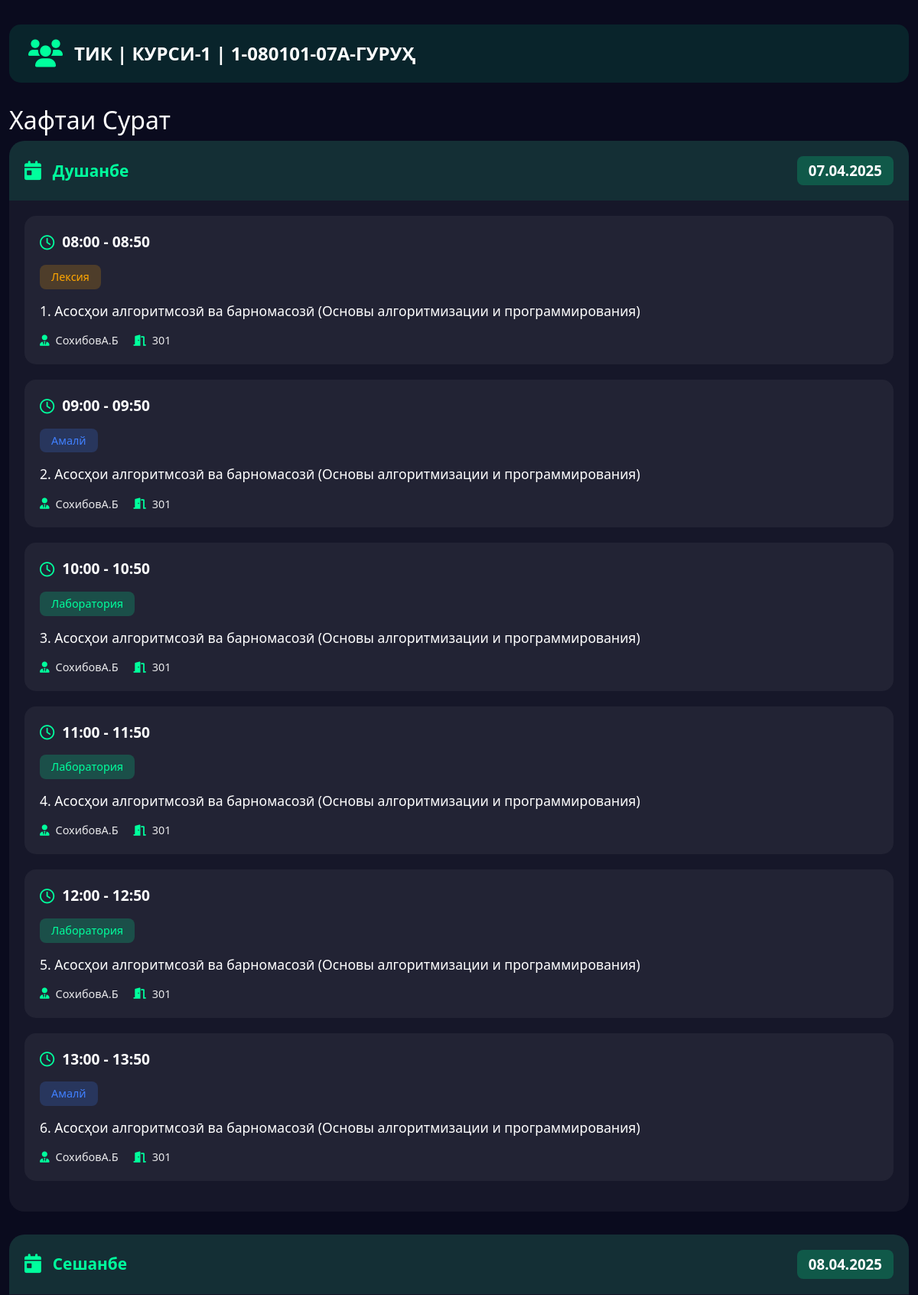
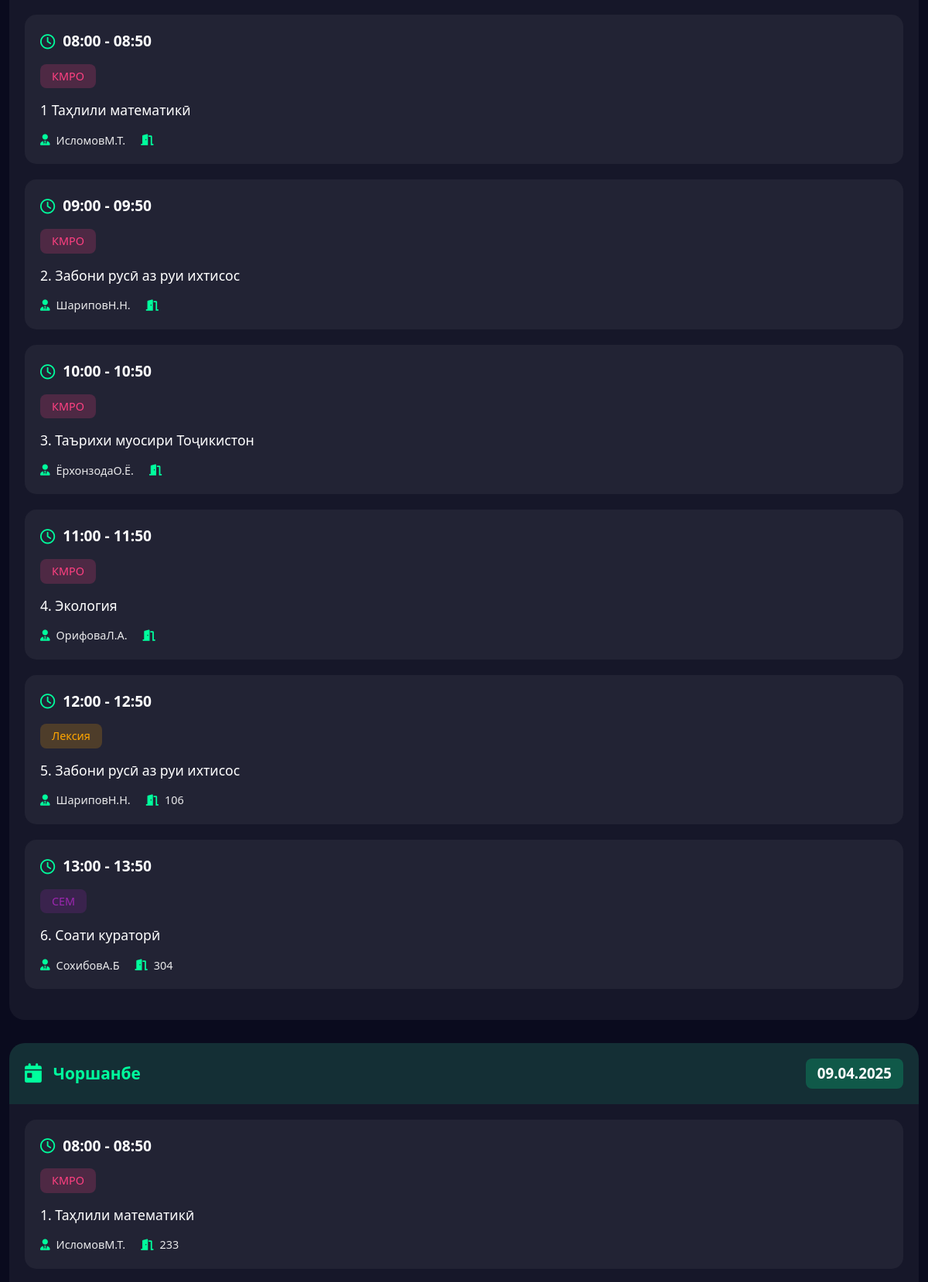
Page /ТИК/Курси-1/1-080101-07А (upper part) on the committed database (2 pictures, top to bottom).
### tables this page shows
CREATE TABLE schedules (
        id INTEGER PRIMARY KEY AUTOINCREMENT,
        faculty TEXT NOT NULL,
        course TEXT NOT NULL,
        "group" TEXT NOT NULL,
        day TEXT NOT NULL,
        lesson_time TEXT NOT NULL,
        lesson_type TEXT,
        subject TEXT NOT NULL,
        teacher TEXT NOT NULL,
        room TEXT NOT NULL,
        week_type TEXT NOT NULL CHECK (week_type IN ('Четный', 'Нечетный'))
    );

### app.py (the view)
@app.route('/<faculty>/<course>/<group>')
def show_schedule(faculty, course, group):
    day = request.args.get('day')
    conn = get_db_connection()
    lessons = conn.execute('SELECT * FROM schedules WHERE faculty=? AND course=? AND "group"=?',
                          (faculty, course, group)).fetchall()
    conn.close()
    current_week_type = get_week_type()
    week_types = ['Четный', 'Нечетный'] if current_week_type == 'Четный' else ['Нечетный', 'Четный']
    display_week_types = {week_type: display_week_type(week_type) for week_type in week_types}
    schedule = {week_type: {} for week_type in week_types}
    week_dates = get_current_week_dates()
    ordered_days = DAYS_OF_WEEK
    today = datetime.today().strftime('%d.%m.%Y')
    current_day = DAYS_OF_WEEK[datetime.today().weekday()]
    for week_type in week_types:
        for day_name in ordered_days:
            schedule[week_type][day_name] = {
                'date': week_dates[day_name],
                'weekday': DAYS_OF_WEEK.index(day_name),
                'lessons': [],
                'is_today': day_name == current_day and week_dates[day_name] == today and week_type == current_week_type
            }
    for lesson in lessons:
        day_name = lesson['day']
        week_type = lesson['week_type']
        if day_name in schedule[week_type]:
            schedule[week_type][day_name]['lessons'].append({
                'time': lesson['lesson_time'],
                'type': lesson['lesson_type'],
                'subject': lesson['subject'],
                'teacher': lesson['teacher'],
                'room': lesson['room']
            })
    return render_template('schedule.html', schedule=schedule, group=f"{faculty} | {course} | {group}-гуруҳ",
                          day=day, display_week_types=display_week_types)

### app.py (called while the page is built)
def get_db_connection():
    conn = sqlite3.connect(DB_PATH)
    conn.row_factory = sqlite3.Row
    return conn

def get_current_week_dates():
    today = datetime.now()
    week_dates = {}
    for i in range(7):
        target_date = today + timedelta(days=i)
        weekday_num = target_date.weekday()
        day_name = DAYS_OF_WEEK[weekday_num]
        week_dates[day_name] = target_date.strftime("%d.%m.%Y")
    return week_dates

def get_week_type():
    today = datetime.today()
    week_number = today.isocalendar()[1]
    return 'Четный' if week_number % 2 == 0 else 'Нечетный'

def display_week_type(week_type):
    return "Сурат" if week_type == "Четный" else "Махрач"

### templates/schedule.html (shortened to what this page needs)
<!DOCTYPE html>
<html lang="tg">
<head>
    <link href="https://cdn.jsdelivr.net/npm/bootstrap@5.3.0/dist/css/bootstrap.min.css" rel="stylesheet">
    <link href="https://cdnjs.cloudflare.com/ajax/libs/font-awesome/6.0.0/css/all.min.css" rel="stylesheet">
    <link href="{{ url_for('static', filename='css/styles.css') }}" rel="stylesheet">
</head>
<body>
    <div class="container">
        <div class="group-header">
            <i class="fas fa-users group-icon"></i>
            <span class="group-name">{{ group }}</span>
        </div>
        {% for week_type, days in schedule.items() %}
            <form name="{{ week_type }}">
                <div class="week-section">
                    <h2>Хафтаи {{ display_week_types[week_type] }}</h2>
                    {% for day_name, data in days.items() %}
                        {% if not day or day_name == day %}
                            <div class="day-card {% if data.lessons|length > 0 %}has-lessons{% else %}no-lessons{% endif %}">
                                <div class="day-header">
                                    <i class="fas fa-calendar-day"></i>
                                    <span class="day-name">{{ day_name }}</span>
                                    <span class="day-date">{{ data.date }}</span>
                                </div>
                                <div class="lessons-container">
                                    {% if data.weekday == 6 %}
                                        <div class="no-lessons sunday">
                                            <i class="fas fa-coffee"></i>
                                            <p>Дарс мавҷуд емас!</p>
                                        </div>
                                    {% elif data.lessons|length > 0 %}
                                        {% for lesson in data.lessons %}
                                            <div class="lesson-card">
                                                <div class="lesson-time">
                                                    <i class="far fa-clock clock-icon"></i>
                                                    {{ lesson.time }}
                                                </div>
                                                <div class="lesson-type {{ lesson.type|lower }}">
                                                    {{ lesson.type }}
                                                </div>
                                                <div class="lesson-subject">
                                                    {{ lesson.subject }}
                                                </div>
                                                <div class="lesson-details">
                                                    <div class="lesson-teacher">
                                                        <i class="fas fa-user-tie"></i>
                                                        {{ lesson.teacher }}
                                                    </div>
                                                    <div class="lesson-room">
                                                        <i class="fas fa-door-open"></i>
                                                        {{ lesson.room }}
                                                    </div>
                                                </div>
                                            </div>
                                        {% endfor %}
                                    {% else %}
                                        <div class="no-lessons">
                                            <i class="fas fa-calendar-xmark"></i>
                                            <p>Дар ин рӯз жадвали дарсӣ вуҷуд надорад!</p>
                                        </div>
                                    {% endif %}
                                </div>
                            </div>
                        {% endif %}
                    {% endfor %}
                </div>
            </form>
        {% endfor %}
    </div>
</body>
</html>

### static/css/styles.css (style rules this page uses)
body { background-color: #0a0b1e; color: #ffffff; min-height: 100vh; font-family: 'Segoe UI', system-ui, -apple-system, sans-serif; }
.container { padding-top: 2rem; padding-bottom: 2rem; max-width: 1200px; }
.group-header { display: flex; align-items: center; gap: 15px; background: rgba(0, 255, 157, 0.1); padding: 20px 25px; border-radius: 15px; margin-bottom: 30px; font-size: 1.5em; font-weight: 600; }
.group-header .group-icon { color: #00ff9d; font-size: 1.5em; }
.group-header .group-name { color: #ffffff; text-transform: uppercase; }
form { margin-bottom: 40px; }
.day-card { background: rgba(255, 255, 255, 0.05); border-radius: 20px; margin-bottom: 30px; overflow: hidden; }
.day-card.has-lessons .day-header { background: rgba(0, 255, 157, 0.1); color: #00ff9d; }
.day-header { padding: 20px; display: flex; align-items: center; gap: 15px; font-size: 1.3em; font-weight: 600; }
.day-header i { font-size: 1.2em; }
.day-header .day-name { margin-right: auto; }
.day-header .day-date { font-size: 0.9em; padding: 5px 15px; border-radius: 8px; color: #ffffff; }
.day-card.has-lessons .day-header .day-date { background: rgba(0, 255, 157, 0.2); }
.lessons-container { padding: 20px; }
.lesson-card { background: rgba(255, 255, 255, 0.05); border-radius: 15px; padding: 20px; margin-bottom: 20px; transition: transform 0.3s ease, background 0.3s ease; }
.lesson-time { font-size: 1.2em; font-weight: 600; color: #ffffff; margin-bottom: 15px; display: flex; align-items: center; gap: 10px; }
.lesson-time .clock-icon { color: #00ff9d; }
.lesson-type { display: inline-block; padding: 5px 15px; border-radius: 8px; font-size: 0.9em; margin-bottom: 15px; }
.lesson-type.лексия { background: rgba(255, 166, 0, 0.2); color: #ffa600; }
.lesson-type.лаборатория { background: rgba(0, 255, 157, 0.2); color: #00ff9d; }
.lesson-type.амалй { background: rgba(64, 128, 255, 0.2); color: #4080ff; }
.lesson-type.кмро { background: rgba(255, 64, 129, 0.2); color: #ff4081; }
.lesson-type.сем { background: rgba(156, 39, 176, 0.2); color: #9c27b0; }
.lesson-subject { font-size: 1.1em; font-weight: 500; margin-bottom: 15px; color: #ffffff; word-break: break-word; }
.lesson-details { display: flex; gap: 20px; color: rgba(255, 255, 255, 0.9); font-size: 0.9em; }
.lesson-teacher, .lesson-room { display: flex; align-items: center; gap: 8px; }
.lesson-teacher i, .lesson-room i { color: #00ff9d; }

### rows in the picture
schedules: time "08:00 - 08:50", type "Лексия", subject "1. Асосҳои алгоритмсозӣ ва барномасозӣ (Основы алгоритмизации и программирования)", teacher "СохибовА.Б", room "301"
schedules: time "09:00 - 09:50", type "Амалй", subject "2. Асосҳои алгоритмсозӣ ва барномасозӣ (Основы алгоритмизации и программирования)", teacher "СохибовА.Б", room "301"
schedules: time "10:00 - 10:50", type "Лаборатория", subject "3. Асосҳои алгоритмсозӣ ва барномасозӣ (Основы алгоритмизации и программирования)", teacher "СохибовА.Б", room "301"
schedules: time "11:00 - 11:50", type "Лаборатория", subject "4. Асосҳои алгоритмсозӣ ва барномасозӣ (Основы алгоритмизации и программирования)", teacher "СохибовА.Б", room "301"
schedules: time "12:00 - 12:50", type "Лаборатория", subject "5. Асосҳои алгоритмсозӣ ва барномасозӣ (Основы алгоритмизации и программирования)", teacher "СохибовА.Б", room "301"
schedules: time "13:00 - 13:50", type "Амалй", subject "6. Асосҳои алгоритмсозӣ ва барномасозӣ (Основы алгоритмизации и программирования)", teacher "СохибовА.Б", room "301"
schedules: time "08:00 - 08:50", type "КМРО", subject "1 Таҳлили математикӣ", teacher "ИсломовМ.Т."
schedules: time "09:00 - 09:50", type "КМРО", subject "2. Забони русӣ аз руи ихтисос", teacher "ШариповН.Н."
schedules: time "10:00 - 10:50", type "КМРО", subject "3. Таърихи муосири Тоҷикистон", teacher "ЁрхонзодаО.Ё."
schedules: time "11:00 - 11:50", type "КМРО", subject "4. Экология", teacher "ОрифоваЛ.А."
schedules: time "12:00 - 12:50", type "Лексия", subject "5. Забони русӣ аз руи ихтисос", teacher "ШариповН.Н.", room "106"
schedules: time "13:00 - 13:50", type "СЕМ", subject "6. Соати кураторӣ", teacher "СохибовА.Б", room "304"
schedules: time "08:00 - 08:50", type "КМРО", subject "1. Таҳлили математикӣ", teacher "ИсломовМ.Т.", room "233"

### other values in the picture
{{ group }} "ТИК | КУРСИ-1 | 1-080101-07А-ГУРУҲ"
{{ display_week_types[week_type] }} "Сурат"
{{ day_name }} "Душанбе" "Сешанбе" "Чоршанбе"
{{ data.date }} "07.04.2025" "08.04.2025" "09.04.2025"
